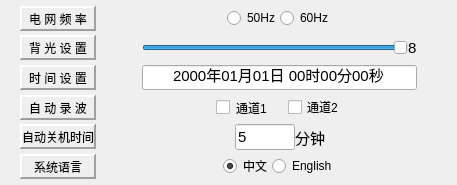
<?xml version="1.0" encoding="UTF-8"?>
<ui version="4.0">
 <class>OptionUi</class>
 <widget class="QWidget" name="OptionUi">
  <property name="geometry">
   <rect>
    <x>0</x>
    <y>0</y>
    <width>457</width>
    <height>185</height>
   </rect>
  </property>
  <property name="sizePolicy">
   <sizepolicy hsizetype="Fixed" vsizetype="Fixed">
    <horstretch>0</horstretch>
    <verstretch>0</verstretch>
   </sizepolicy>
  </property>
  <property name="windowTitle">
   <string>Form</string>
  </property>
  <layout class="QGridLayout" name="gridLayout">
   <property name="leftMargin">
    <number>20</number>
   </property>
   <property name="topMargin">
    <number>2</number>
   </property>
   <property name="rightMargin">
    <number>0</number>
   </property>
   <property name="bottomMargin">
    <number>2</number>
   </property>
   <property name="verticalSpacing">
    <number>0</number>
   </property>
   <item row="0" column="0">
    <widget class="QLabel" name="lab_freq">
     <property name="minimumSize">
      <size>
       <width>0</width>
       <height>25</height>
      </size>
     </property>
     <property name="maximumSize">
      <size>
       <width>16777215</width>
       <height>25</height>
      </size>
     </property>
     <property name="frameShape">
      <enum>QFrame::Panel</enum>
     </property>
     <property name="frameShadow">
      <enum>QFrame::Raised</enum>
     </property>
     <property name="lineWidth">
      <number>2</number>
     </property>
     <property name="midLineWidth">
      <number>0</number>
     </property>
     <property name="text">
      <string>电 网 频 率</string>
     </property>
     <property name="alignment">
      <set>Qt::AlignCenter</set>
     </property>
    </widget>
   </item>
   <item row="0" column="1">
    <layout class="QHBoxLayout" name="horizontalLayout_3">
     <item>
      <spacer name="horizontalSpacer_5">
       <property name="orientation">
        <enum>Qt::Horizontal</enum>
       </property>
       <property name="sizeType">
        <enum>QSizePolicy::Expanding</enum>
       </property>
       <property name="sizeHint" stdset="0">
        <size>
         <width>40</width>
         <height>20</height>
        </size>
       </property>
      </spacer>
     </item>
     <item>
      <widget class="QRadioButton" name="rbt_50Hz">
       <property name="text">
        <string>50Hz</string>
       </property>
      </widget>
     </item>
     <item>
      <widget class="QRadioButton" name="rbt_60Hz">
       <property name="text">
        <string>60Hz</string>
       </property>
      </widget>
     </item>
     <item>
      <spacer name="horizontalSpacer_6">
       <property name="orientation">
        <enum>Qt::Horizontal</enum>
       </property>
       <property name="sizeType">
        <enum>QSizePolicy::Expanding</enum>
       </property>
       <property name="sizeHint" stdset="0">
        <size>
         <width>60</width>
         <height>20</height>
        </size>
       </property>
      </spacer>
     </item>
    </layout>
   </item>
   <item row="1" column="0">
    <widget class="QLabel" name="lab_backlight">
     <property name="minimumSize">
      <size>
       <width>0</width>
       <height>25</height>
      </size>
     </property>
     <property name="maximumSize">
      <size>
       <width>16777215</width>
       <height>25</height>
      </size>
     </property>
     <property name="frameShape">
      <enum>QFrame::Panel</enum>
     </property>
     <property name="frameShadow">
      <enum>QFrame::Raised</enum>
     </property>
     <property name="lineWidth">
      <number>2</number>
     </property>
     <property name="text">
      <string>背 光 设 置</string>
     </property>
     <property name="alignment">
      <set>Qt::AlignCenter</set>
     </property>
     <property name="buddy">
      <cstring>slider_backlight</cstring>
     </property>
    </widget>
   </item>
   <item row="1" column="1">
    <layout class="QHBoxLayout" name="horizontalLayout">
     <item>
      <spacer name="horizontalSpacer_4">
       <property name="orientation">
        <enum>Qt::Horizontal</enum>
       </property>
       <property name="sizeType">
        <enum>QSizePolicy::Fixed</enum>
       </property>
       <property name="sizeHint" stdset="0">
        <size>
         <width>40</width>
         <height>20</height>
        </size>
       </property>
      </spacer>
     </item>
     <item>
      <widget class="QSlider" name="slider_backlight">
       <property name="minimum">
        <number>1</number>
       </property>
       <property name="maximum">
        <number>8</number>
       </property>
       <property name="value">
        <number>8</number>
       </property>
       <property name="orientation">
        <enum>Qt::Horizontal</enum>
       </property>
       <property name="tickPosition">
        <enum>QSlider::NoTicks</enum>
       </property>
      </widget>
     </item>
     <item>
      <widget class="QLabel" name="lab_backlightVal">
       <property name="font">
        <font>
         <pointsize>11</pointsize>
        </font>
       </property>
       <property name="text">
        <string>8</string>
       </property>
      </widget>
     </item>
     <item>
      <spacer name="horizontalSpacer_3">
       <property name="orientation">
        <enum>Qt::Horizontal</enum>
       </property>
       <property name="sizeType">
        <enum>QSizePolicy::Fixed</enum>
       </property>
       <property name="sizeHint" stdset="0">
        <size>
         <width>40</width>
         <height>20</height>
        </size>
       </property>
      </spacer>
     </item>
    </layout>
   </item>
   <item row="2" column="0">
    <widget class="QLabel" name="lab_datetime">
     <property name="minimumSize">
      <size>
       <width>0</width>
       <height>25</height>
      </size>
     </property>
     <property name="maximumSize">
      <size>
       <width>16777215</width>
       <height>25</height>
      </size>
     </property>
     <property name="frameShape">
      <enum>QFrame::Panel</enum>
     </property>
     <property name="frameShadow">
      <enum>QFrame::Raised</enum>
     </property>
     <property name="lineWidth">
      <number>2</number>
     </property>
     <property name="text">
      <string>时 间 设 置</string>
     </property>
     <property name="alignment">
      <set>Qt::AlignCenter</set>
     </property>
    </widget>
   </item>
   <item row="2" column="1">
    <layout class="QHBoxLayout" name="horizontalLayout_2">
     <item>
      <spacer name="horizontalSpacer_2">
       <property name="orientation">
        <enum>Qt::Horizontal</enum>
       </property>
       <property name="sizeType">
        <enum>QSizePolicy::Fixed</enum>
       </property>
       <property name="sizeHint" stdset="0">
        <size>
         <width>40</width>
         <height>20</height>
        </size>
       </property>
      </spacer>
     </item>
     <item>
      <widget class="QDateTimeEdit" name="dateTimeEdit">
       <property name="sizePolicy">
        <sizepolicy hsizetype="Preferred" vsizetype="Preferred">
         <horstretch>0</horstretch>
         <verstretch>0</verstretch>
        </sizepolicy>
       </property>
       <property name="font">
        <font>
         <pointsize>11</pointsize>
        </font>
       </property>
       <property name="alignment">
        <set>Qt::AlignCenter</set>
       </property>
       <property name="buttonSymbols">
        <enum>QAbstractSpinBox::NoButtons</enum>
       </property>
       <property name="currentSection">
        <enum>QDateTimeEdit::YearSection</enum>
       </property>
       <property name="displayFormat">
        <string>yyyy年MM月dd日 HH时mm分ss秒</string>
       </property>
      </widget>
     </item>
     <item>
      <spacer name="horizontalSpacer">
       <property name="orientation">
        <enum>Qt::Horizontal</enum>
       </property>
       <property name="sizeType">
        <enum>QSizePolicy::Fixed</enum>
       </property>
       <property name="sizeHint" stdset="0">
        <size>
         <width>40</width>
         <height>20</height>
        </size>
       </property>
      </spacer>
     </item>
    </layout>
   </item>
   <item row="3" column="0">
    <widget class="QLabel" name="lab_auot_rec">
     <property name="minimumSize">
      <size>
       <width>0</width>
       <height>25</height>
      </size>
     </property>
     <property name="maximumSize">
      <size>
       <width>16777215</width>
       <height>25</height>
      </size>
     </property>
     <property name="frameShape">
      <enum>QFrame::Panel</enum>
     </property>
     <property name="frameShadow">
      <enum>QFrame::Raised</enum>
     </property>
     <property name="lineWidth">
      <number>2</number>
     </property>
     <property name="text">
      <string>自 动 录 波</string>
     </property>
     <property name="alignment">
      <set>Qt::AlignCenter</set>
     </property>
    </widget>
   </item>
   <item row="3" column="1">
    <layout class="QHBoxLayout" name="horizontalLayout_4">
     <item>
      <spacer name="horizontalSpacer_7">
       <property name="orientation">
        <enum>Qt::Horizontal</enum>
       </property>
       <property name="sizeType">
        <enum>QSizePolicy::Expanding</enum>
       </property>
       <property name="sizeHint" stdset="0">
        <size>
         <width>40</width>
         <height>20</height>
        </size>
       </property>
      </spacer>
     </item>
     <item>
      <widget class="QCheckBox" name="checkBox_1">
       <property name="styleSheet">
        <string notr="true">border-color: rgb(46, 52, 54);
</string>
       </property>
       <property name="text">
        <string>通道1</string>
       </property>
      </widget>
     </item>
     <item>
      <spacer name="horizontalSpacer_13">
       <property name="orientation">
        <enum>Qt::Horizontal</enum>
       </property>
       <property name="sizeType">
        <enum>QSizePolicy::Fixed</enum>
       </property>
       <property name="sizeHint" stdset="0">
        <size>
         <width>20</width>
         <height>20</height>
        </size>
       </property>
      </spacer>
     </item>
     <item>
      <widget class="QCheckBox" name="checkBox_2">
       <property name="text">
        <string>通道2</string>
       </property>
      </widget>
     </item>
     <item>
      <spacer name="horizontalSpacer_8">
       <property name="orientation">
        <enum>Qt::Horizontal</enum>
       </property>
       <property name="sizeType">
        <enum>QSizePolicy::Expanding</enum>
       </property>
       <property name="sizeHint" stdset="0">
        <size>
         <width>40</width>
         <height>20</height>
        </size>
       </property>
      </spacer>
     </item>
    </layout>
   </item>
   <item row="4" column="0">
    <widget class="QLabel" name="lab_closetime">
     <property name="minimumSize">
      <size>
       <width>0</width>
       <height>25</height>
      </size>
     </property>
     <property name="maximumSize">
      <size>
       <width>16777215</width>
       <height>25</height>
      </size>
     </property>
     <property name="frameShape">
      <enum>QFrame::Panel</enum>
     </property>
     <property name="frameShadow">
      <enum>QFrame::Raised</enum>
     </property>
     <property name="lineWidth">
      <number>2</number>
     </property>
     <property name="text">
      <string>自动关机时间</string>
     </property>
     <property name="alignment">
      <set>Qt::AlignCenter</set>
     </property>
    </widget>
   </item>
   <item row="4" column="1">
    <layout class="QHBoxLayout" name="horizontalLayout_5">
     <item>
      <spacer name="horizontalSpacer_9">
       <property name="orientation">
        <enum>Qt::Horizontal</enum>
       </property>
       <property name="sizeType">
        <enum>QSizePolicy::Expanding</enum>
       </property>
       <property name="sizeHint" stdset="0">
        <size>
         <width>40</width>
         <height>20</height>
        </size>
       </property>
      </spacer>
     </item>
     <item>
      <widget class="QLineEdit" name="lineEdit_CloseTime">
       <property name="maximumSize">
        <size>
         <width>60</width>
         <height>16777215</height>
        </size>
       </property>
       <property name="font">
        <font>
         <pointsize>11</pointsize>
        </font>
       </property>
       <property name="text">
        <string>5</string>
       </property>
      </widget>
     </item>
     <item>
      <widget class="QLabel" name="lab_min_2">
       <property name="font">
        <font>
         <pointsize>11</pointsize>
        </font>
       </property>
       <property name="text">
        <string>分钟</string>
       </property>
       <property name="alignment">
        <set>Qt::AlignCenter</set>
       </property>
      </widget>
     </item>
     <item>
      <spacer name="horizontalSpacer_10">
       <property name="orientation">
        <enum>Qt::Horizontal</enum>
       </property>
       <property name="sizeType">
        <enum>QSizePolicy::Expanding</enum>
       </property>
       <property name="sizeHint" stdset="0">
        <size>
         <width>40</width>
         <height>20</height>
        </size>
       </property>
      </spacer>
     </item>
    </layout>
   </item>
   <item row="5" column="0">
    <widget class="QLabel" name="lab_lang">
     <property name="enabled">
      <bool>true</bool>
     </property>
     <property name="minimumSize">
      <size>
       <width>0</width>
       <height>25</height>
      </size>
     </property>
     <property name="maximumSize">
      <size>
       <width>16777215</width>
       <height>25</height>
      </size>
     </property>
     <property name="frameShape">
      <enum>QFrame::Panel</enum>
     </property>
     <property name="frameShadow">
      <enum>QFrame::Raised</enum>
     </property>
     <property name="lineWidth">
      <number>2</number>
     </property>
     <property name="text">
      <string>系统语言</string>
     </property>
     <property name="alignment">
      <set>Qt::AlignCenter</set>
     </property>
    </widget>
   </item>
   <item row="5" column="1">
    <layout class="QHBoxLayout" name="horizontalLayout_6">
     <item>
      <spacer name="horizontalSpacer_11">
       <property name="orientation">
        <enum>Qt::Horizontal</enum>
       </property>
       <property name="sizeHint" stdset="0">
        <size>
         <width>40</width>
         <height>20</height>
        </size>
       </property>
      </spacer>
     </item>
     <item>
      <widget class="QRadioButton" name="rbt_CN">
       <property name="enabled">
        <bool>true</bool>
       </property>
       <property name="text">
        <string>中文</string>
       </property>
       <property name="checked">
        <bool>true</bool>
       </property>
      </widget>
     </item>
     <item>
      <widget class="QRadioButton" name="rbt_EN">
       <property name="enabled">
        <bool>true</bool>
       </property>
       <property name="text">
        <string>English</string>
       </property>
      </widget>
     </item>
     <item>
      <spacer name="horizontalSpacer_12">
       <property name="orientation">
        <enum>Qt::Horizontal</enum>
       </property>
       <property name="sizeHint" stdset="0">
        <size>
         <width>40</width>
         <height>20</height>
        </size>
       </property>
      </spacer>
     </item>
    </layout>
   </item>
  </layout>
 </widget>
 <resources/>
 <connections>
  <connection>
   <sender>slider_backlight</sender>
   <signal>valueChanged(int)</signal>
   <receiver>lab_backlightVal</receiver>
   <slot>setNum(int)</slot>
   <hints>
    <hint type="sourcelabel">
     <x>276</x>
     <y>70</y>
    </hint>
    <hint type="destinationlabel">
     <x>372</x>
     <y>70</y>
    </hint>
   </hints>
  </connection>
  <connection>
   <sender>lineEdit_CloseTime</sender>
   <signal>textChanged(QString)</signal>
   <receiver>lineEdit_CloseTime</receiver>
   <slot>selectAll()</slot>
   <hints>
    <hint type="sourcelabel">
     <x>257</x>
     <y>161</y>
    </hint>
    <hint type="destinationlabel">
     <x>257</x>
     <y>161</y>
    </hint>
   </hints>
  </connection>
 </connections>
</ui>
